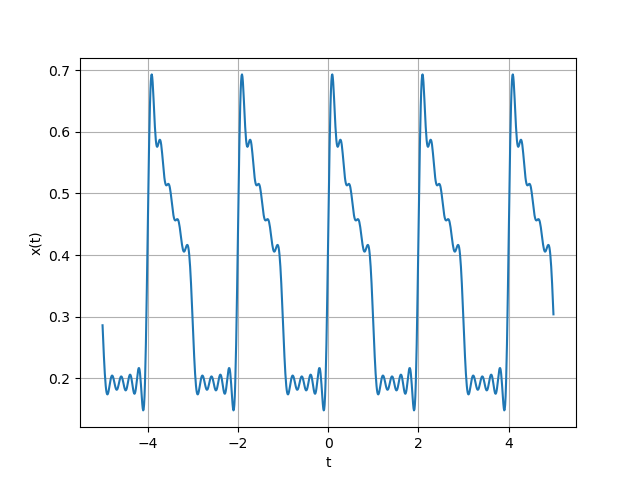

Generate this figure with Python:
# # # # # # # # # # # # # # # # # # # # # # # # # # # # # # # # # # # # # # # # # # # # # # # # # #
# @ Filename: q5iv
# @ Date: 10-Mar-2020
# @ AUTHOR: batuhanfaik
# @ Copyright (C) 2020 Batuhan Faik Derinbay
# @ Project: blg354e_assignment1
# @ Description: Not available
# # # # # # # # # # # # # # # # # # # # # # # # # # # # # # # # # # # # # # # # # # # # # # # # # #

import matplotlib.pyplot as plt
import numpy as np


def a_k(k):
    return 0.5 * ((1 - np.exp(-1j * np.pi * k - 1)) / (1j * np.pi * k + 1))
    # return 0.5 * (1 - np.exp(-1) * (-1) ** k) / (np.pi * 1j * k + 1)


k_min = 0
k_max = 10
a_0 = 0.35
T_0 = 2

f_0 = 1 / T_0
t = np.arange(-5, 5, 0.01)  # start,stop,step
x_t = a_0
# print(x_t)

for k in range(k_min, k_max + 1):
    if not k == 0:
        x_t += a_k(k) * np.exp(1j * 2 * np.pi * k * f_0 * t)
    # print(x_t)

plt.plot(t, x_t)
plt.grid()
plt.xlabel('t')
plt.ylabel('x(t)')
plt.savefig("q5iv.png")
